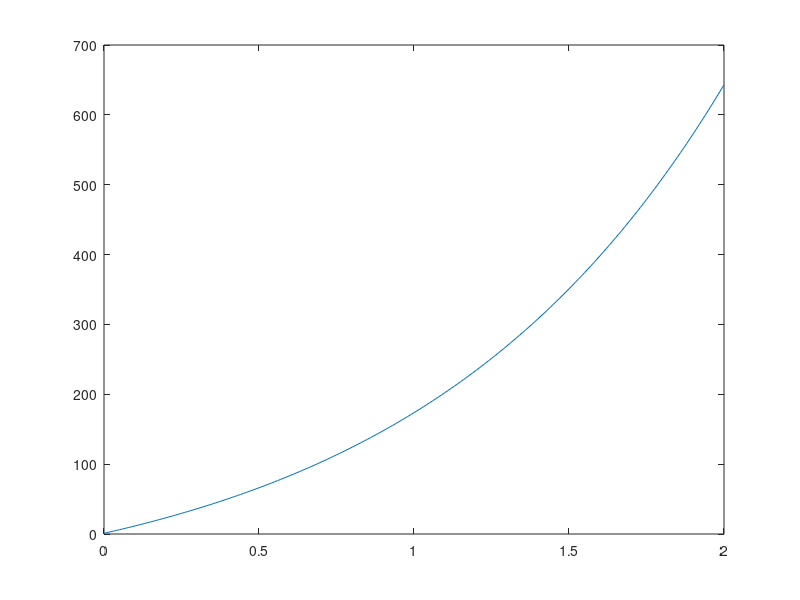
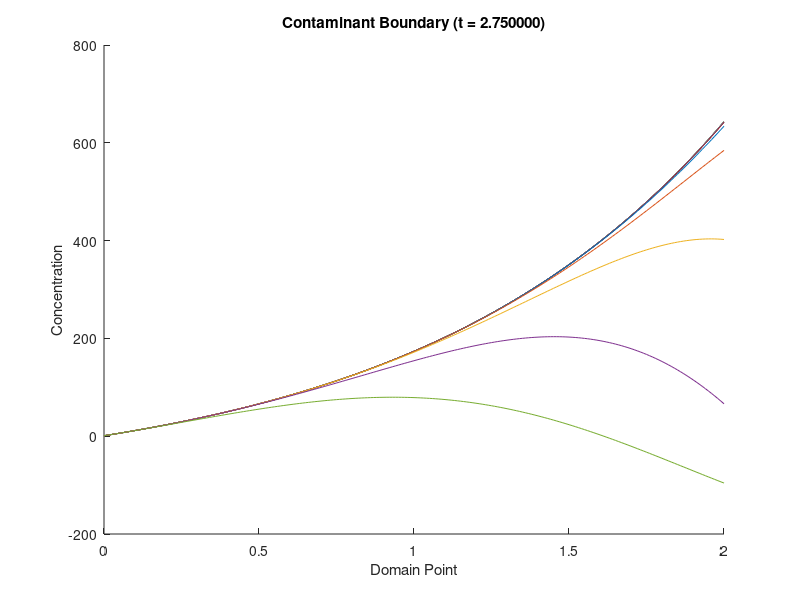

Source code (MATLAB) for these figures, in order:
function Boundary()
x_start = 0;
x_step  = 0.01; % delta x
x_end   = 2;

t_start = 0;
t_step = 0.25; % delta t
t_end = 3;

xVals = x_start : x_step : x_end;
tVals = t_start : t_step : t_end;

c = zeros(length(xVals), length(tVals));
D = 1;
v = 1;

% c_t -> t = 0 (c_0)
x_0 = 1;

for t = 1 : length(tVals)
    c(1, t) = x_0;
end

for x = 1 : length(xVals)-1
    for t = 1 :length(tVals)-1
        if t == length(tVals)
            tPlus1 = 1;
        else
            tPlus1 = t + 1;
        end
    
        c(x+1,t) = calculateThing(x, xVals, t, D, v, tPlus1, t_step, c);
    end
    
end
    plot(xVals, c(:, 1));
    
figure();

hold on;
for t = 1 : length(tVals)-1    
    plot(xVals, c(:, t));
    title(sprintf('Contaminant Boundary (t = %f)', tVals(t)));
    xlabel('Domain Point');
    ylabel('Concentration');
end
hold off;
end

function output = calculateThing(x, xVals, t, D, v, tPlus1, t_step, c)
x_step = 0.01;
if x > 1 && x <= length(xVals)
    xMinus1 = x - 1;
elseif x == 1
    xMinus1 = length(xVals);
end

% c(x+1,t)= -(c(x,t) - c(x,t+1) + t_step*((c(x-1,t)*v)/(2*xVals) - (D*(2*c(x,t) - c(x-1,t)))/xVals.^2))/(t_step*(D/xVals.^2 - v/(2*xVals)))

%upperTerm1 = -(currC - c(x, tPlus1));
%upperTerm2 = t_step*((prevC * v)/(2*xVals(x)) - (D*(2*currC - prevC))/xVals(x)^2);
%bottomTerm = (t_step*(D/xVals(x)^2 - v/(2*xVals(x))));

%output = (upperTerm1 + upperTerm2) / bottomTerm;
upperTerm = -(c(x,t) - c(x,t+1) + t_step*((c(xMinus1,t)*v)/(2*x_step) - (D*(2*c(x,t) - c(xMinus1,t)))/x_step^2));
lowerTerm = (t_step*(D/x_step^2 - v/(2*x_step)));
output = upperTerm/lowerTerm;
end